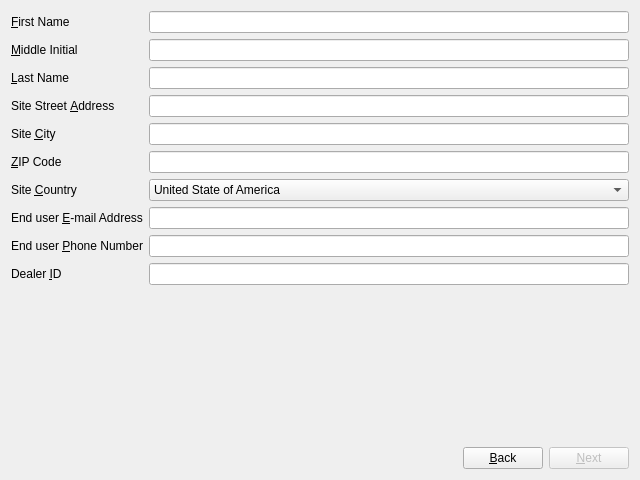
<?xml version="1.0" encoding="UTF-8"?>
<ui version="4.0">
 <class>EndUserRegistrationStepWidget</class>
 <widget class="QWidget" name="EndUserRegistrationStepWidget">
  <property name="geometry">
   <rect>
    <x>0</x>
    <y>0</y>
    <width>640</width>
    <height>480</height>
   </rect>
  </property>
  <property name="windowTitle">
   <string>Form</string>
  </property>
  <layout class="QVBoxLayout" name="verticalLayout">
   <item>
    <layout class="QFormLayout" name="formLayout">
     <item row="0" column="0">
      <widget class="QLabel" name="label_20">
       <property name="text">
        <string>&amp;First Name</string>
       </property>
       <property name="buddy">
        <cstring>firstNameLineEdit</cstring>
       </property>
      </widget>
     </item>
     <item row="0" column="1">
      <widget class="QLineEdit" name="firstNameLineEdit"/>
     </item>
     <item row="1" column="0">
      <widget class="QLabel" name="middleNameLabel">
       <property name="enabled">
        <bool>true</bool>
       </property>
       <property name="text">
        <string>&amp;Middle Initial</string>
       </property>
       <property name="buddy">
        <cstring>middleNameLineEdit</cstring>
       </property>
      </widget>
     </item>
     <item row="1" column="1">
      <widget class="QLineEdit" name="middleNameLineEdit">
       <property name="enabled">
        <bool>true</bool>
       </property>
      </widget>
     </item>
     <item row="2" column="0">
      <widget class="QLabel" name="lastNameLabel">
       <property name="enabled">
        <bool>true</bool>
       </property>
       <property name="text">
        <string>&amp;Last Name</string>
       </property>
       <property name="buddy">
        <cstring>lastNameLineEdit</cstring>
       </property>
      </widget>
     </item>
     <item row="2" column="1">
      <widget class="QLineEdit" name="lastNameLineEdit">
       <property name="enabled">
        <bool>true</bool>
       </property>
      </widget>
     </item>
     <item row="3" column="0">
      <widget class="QLabel" name="streetAddressLabel">
       <property name="enabled">
        <bool>true</bool>
       </property>
       <property name="text">
        <string>Site Street &amp;Address</string>
       </property>
       <property name="buddy">
        <cstring>addressLineEdit</cstring>
       </property>
      </widget>
     </item>
     <item row="3" column="1">
      <widget class="QLineEdit" name="addressLineEdit">
       <property name="enabled">
        <bool>true</bool>
       </property>
      </widget>
     </item>
     <item row="4" column="0">
      <widget class="QLabel" name="cityLabel">
       <property name="enabled">
        <bool>true</bool>
       </property>
       <property name="text">
        <string>Site &amp;City</string>
       </property>
       <property name="buddy">
        <cstring>cityLineEdit</cstring>
       </property>
      </widget>
     </item>
     <item row="4" column="1">
      <widget class="QLineEdit" name="cityLineEdit">
       <property name="enabled">
        <bool>true</bool>
       </property>
      </widget>
     </item>
     <item row="5" column="0">
      <widget class="QLabel" name="zipCodeLabel">
       <property name="enabled">
        <bool>true</bool>
       </property>
       <property name="text">
        <string>&amp;ZIP Code</string>
       </property>
       <property name="buddy">
        <cstring>zipCodeLineEdit</cstring>
       </property>
      </widget>
     </item>
     <item row="5" column="1">
      <widget class="QLineEdit" name="zipCodeLineEdit">
       <property name="enabled">
        <bool>true</bool>
       </property>
      </widget>
     </item>
     <item row="6" column="0">
      <widget class="QLabel" name="stateCountryLabel">
       <property name="enabled">
        <bool>true</bool>
       </property>
       <property name="text">
        <string>Site &amp;Country</string>
       </property>
       <property name="buddy">
        <cstring>countryLineEdit</cstring>
       </property>
      </widget>
     </item>
     <item row="6" column="1">
      <widget class="QComboBox" name="countryLineEdit">
       <property name="enabled">
        <bool>true</bool>
       </property>
       <item>
        <property name="text">
         <string>United State of America</string>
        </property>
       </item>
      </widget>
     </item>
     <item row="7" column="0">
      <widget class="QLabel" name="emailAddressLabel">
       <property name="enabled">
        <bool>true</bool>
       </property>
       <property name="text">
        <string>End user &amp;E-mail Address</string>
       </property>
       <property name="buddy">
        <cstring>emailAddressLineEdit</cstring>
       </property>
      </widget>
     </item>
     <item row="7" column="1">
      <widget class="QLineEdit" name="emailAddressLineEdit">
       <property name="enabled">
        <bool>true</bool>
       </property>
      </widget>
     </item>
     <item row="8" column="0">
      <widget class="QLabel" name="phoneNumberLabel">
       <property name="enabled">
        <bool>true</bool>
       </property>
       <property name="text">
        <string>End user &amp;Phone Number</string>
       </property>
       <property name="buddy">
        <cstring>phoneNumberLineEdit</cstring>
       </property>
      </widget>
     </item>
     <item row="8" column="1">
      <widget class="QLineEdit" name="phoneNumberLineEdit">
       <property name="enabled">
        <bool>true</bool>
       </property>
      </widget>
     </item>
     <item row="9" column="0">
      <widget class="QLabel" name="dealerIdLabel">
       <property name="enabled">
        <bool>true</bool>
       </property>
       <property name="text">
        <string>Dealer &amp;ID</string>
       </property>
       <property name="buddy">
        <cstring>dealerIDLineEdit</cstring>
       </property>
      </widget>
     </item>
     <item row="9" column="1">
      <widget class="QLineEdit" name="dealerIDLineEdit">
       <property name="enabled">
        <bool>true</bool>
       </property>
      </widget>
     </item>
    </layout>
   </item>
   <item>
    <spacer name="verticalSpacer">
     <property name="orientation">
      <enum>Qt::Vertical</enum>
     </property>
     <property name="sizeHint" stdset="0">
      <size>
       <width>20</width>
       <height>40</height>
      </size>
     </property>
    </spacer>
   </item>
   <item>
    <layout class="QHBoxLayout" name="horizontalLayout">
     <item>
      <spacer name="horizontalSpacer">
       <property name="orientation">
        <enum>Qt::Horizontal</enum>
       </property>
       <property name="sizeHint" stdset="0">
        <size>
         <width>40</width>
         <height>20</height>
        </size>
       </property>
      </spacer>
     </item>
     <item>
      <widget class="QPushButton" name="backButton">
       <property name="text">
        <string>&amp;Back</string>
       </property>
      </widget>
     </item>
     <item>
      <widget class="QPushButton" name="nextButton">
       <property name="enabled">
        <bool>false</bool>
       </property>
       <property name="text">
        <string>&amp;Next</string>
       </property>
      </widget>
     </item>
    </layout>
   </item>
  </layout>
 </widget>
 <resources/>
 <connections/>
</ui>
